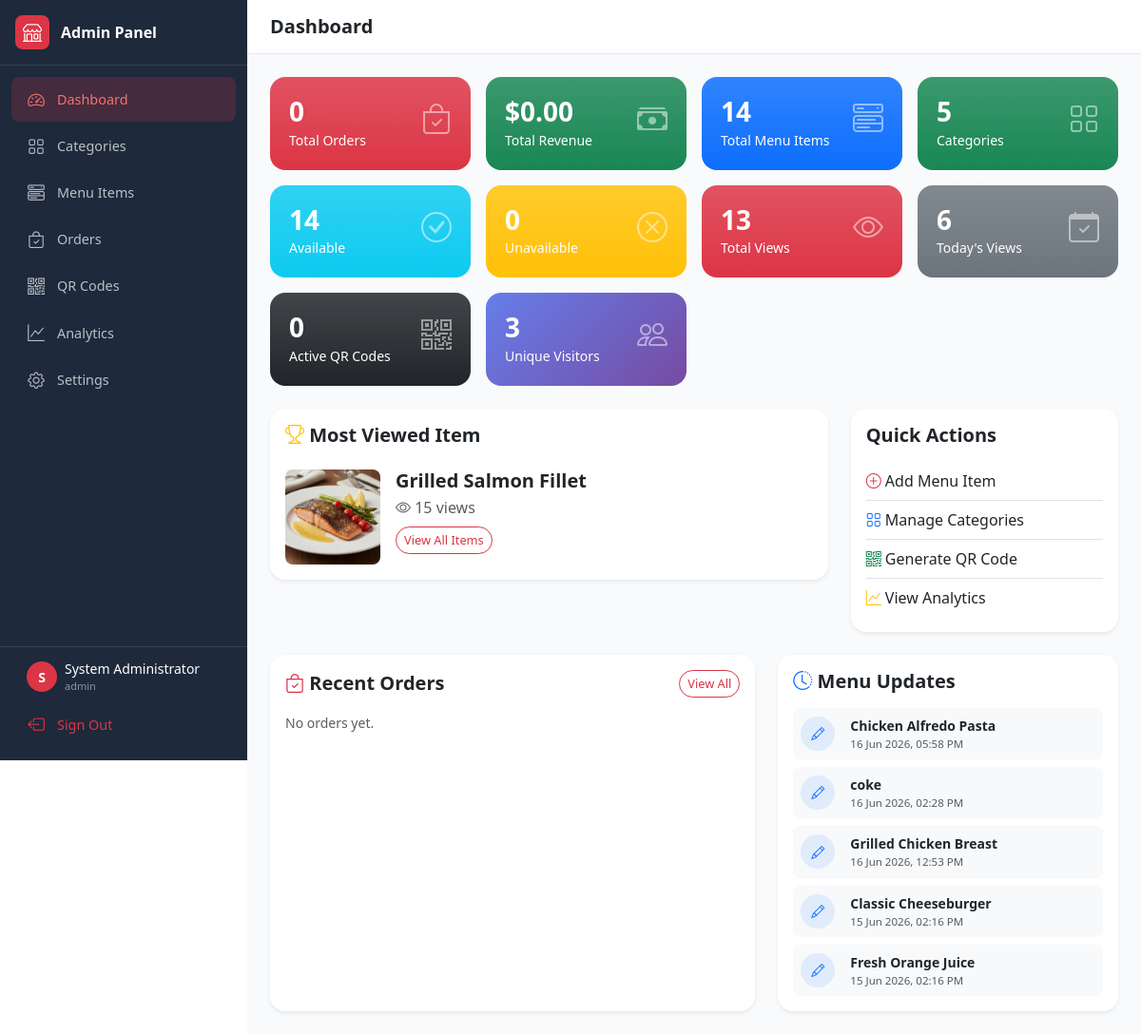
Page /admin/dashboard.php (signed in) on the committed database.
### tables this page shows
CREATE TABLE `menu_items` (
  `id` int(11) NOT NULL,
  `category_id` int(11) NOT NULL,
  `name` varchar(150) NOT NULL,
  `description` text DEFAULT NULL,
  `long_description` text DEFAULT NULL,
  `price` decimal(10,2) NOT NULL,
  `image` varchar(255) DEFAULT NULL,
  `ingredients` text DEFAULT NULL,
  `allergens` varchar(255) DEFAULT NULL,
  `preparation_time` int(11) DEFAULT 15,
  `calories` int(11) DEFAULT NULL,
  `is_available` tinyint(1) DEFAULT 1,
  `is_featured` tinyint(1) DEFAULT 0,
  `is_spicy` tinyint(1) DEFAULT 0,
  `is_vegetarian` tinyint(1) DEFAULT 0,
  `is_vegan` tinyint(1) DEFAULT 0,
  `is_gluten_free` tinyint(1) DEFAULT 0,
  `view_count` int(11) DEFAULT 0,
  `sort_order` int(11) DEFAULT 0,
  `created_at` timestamp NOT NULL DEFAULT current_timestamp(),
  `updated_at` timestamp NOT NULL DEFAULT current_timestamp() ON UPDATE current_timestamp()
);

### admin/dashboard.php (the view, shortened to what this page needs)
<?php
$pageTitle = 'Dashboard';
$activePage = 'dashboard';
$conn = dbConnect();
$totalOrders  = $conn->query("SELECT COUNT(*) as c FROM orders")->fetch_assoc()['c'];
$totalRevenue = $conn->query("SELECT COALESCE(SUM(total),0) as r FROM orders WHERE status='completed'")->fetch_assoc()['r'];
$totalItems = $conn->query("SELECT COUNT(*) as c FROM menu_items")->fetch_assoc()['c'];
$totalCategories = $conn->query("SELECT COUNT(*) as c FROM categories")->fetch_assoc()['c'];
$availableItems = $conn->query("SELECT COUNT(*) as c FROM menu_items WHERE is_available = 1")->fetch_assoc()['c'];
$unavailableItems = $conn->query("SELECT COUNT(*) as c FROM menu_items WHERE is_available = 0")->fetch_assoc()['c'];
$totalViews = $conn->query("SELECT COUNT(*) as c FROM menu_views")->fetch_assoc()['c'];
$todayViews = $conn->query("SELECT COUNT(*) as c FROM menu_views WHERE DATE(viewed_at) = CURDATE()")->fetch_assoc()['c'];
$totalQR = $conn->query("SELECT COUNT(*) as c FROM `tables` WHERE is_active = 1")->fetch_assoc()['c'];
$mostViewed = $conn->query("SELECT id, name, view_count, image FROM menu_items ORDER BY view_count DESC LIMIT 1")->fetch_assoc();
$recentUpdates = $conn->query("SELECT id, name, updated_at FROM menu_items ORDER BY updated_at DESC LIMIT 5");
$recentOrders = $conn->query("
    SELECT tracking_id, customer_name, table_number, table_uid, total, payment_method, created_at
    FROM orders
    ORDER BY created_at DESC
    LIMIT 8
");
include 'header.php';
?>
<div class="row g-3 mb-4">
    <div class="col-6 col-lg-3">
        <div class="stat-card bg-danger bg-gradient text-white">
            <div class="d-flex justify-content-between align-items-start">
                <div>
                    <h3 class="mb-0 fw-bold"><?= number_format($totalOrders) ?></h3>
                    <small>Total Orders</small>
                </div>
                <i class="bi bi-bag-check fs-2 opacity-50"></i>
            </div>
        </div>
    </div>
    <div class="col-6 col-lg-3">
        <div class="stat-card bg-success bg-gradient text-white">
            <div class="d-flex justify-content-between align-items-start">
                <div>
                    <h3 class="mb-0 fw-bold">$<?= number_format($totalRevenue, 2) ?></h3>
                    <small>Total Revenue</small>
                </div>
                <i class="bi bi-cash-stack fs-2 opacity-50"></i>
            </div>
        </div>
    </div>
    <div class="col-6 col-lg-3">
        <div class="stat-card bg-primary bg-gradient text-white">
            <div class="d-flex justify-content-between align-items-start">
                <div>
                    <h3 class="mb-0 fw-bold"><?= $totalItems ?></h3>
                    <small>Total Menu Items</small>
                </div>
                <i class="bi bi-menu-button-wide fs-2 opacity-50"></i>
            </div>
        </div>
    </div>
    <div class="col-6 col-lg-3">
        <div class="stat-card bg-success bg-gradient text-white">
            <div class="d-flex justify-content-between align-items-start">
                <div>
                    <h3 class="mb-0 fw-bold"><?= $totalCategories ?></h3>
                    <small>Categories</small>
                </div>
                <i class="bi bi-grid fs-2 opacity-50"></i>
            </div>
        </div>
    </div>
    <div class="col-6 col-lg-3">
        <div class="stat-card bg-info bg-gradient text-white">
            <div class="d-flex justify-content-between align-items-start">
                <div>
                    <h3 class="mb-0 fw-bold"><?= $availableItems ?></h3>
                    <small>Available</small>
                </div>
                <i class="bi bi-check-circle fs-2 opacity-50"></i>
            </div>
        </div>
    </div>
    <div class="col-6 col-lg-3">
        <div class="stat-card bg-warning bg-gradient text-white">
            <div class="d-flex justify-content-between align-items-start">
                <div>
                    <h3 class="mb-0 fw-bold"><?= $unavailableItems ?></h3>
                    <small>Unavailable</small>
                </div>
                <i class="bi bi-x-circle fs-2 opacity-50"></i>
            </div>
        </div>
    </div>
    <div class="col-6 col-lg-3">
        <div class="stat-card bg-danger bg-gradient text-white">
            <div class="d-flex justify-content-between align-items-start">
                <div>
                    <h3 class="mb-0 fw-bold"><?= $totalViews ?></h3>
                    <small>Total Views</small>
                </div>
                <i class="bi bi-eye fs-2 opacity-50"></i>
            </div>
        </div>
    </div>
    <div class="col-6 col-lg-3">
        <div class="stat-card bg-secondary bg-gradient text-white">
            <div class="d-flex justify-content-between align-items-start">
                <div>
                    <h3 class="mb-0 fw-bold"><?= $todayViews ?></h3>
                    <small>Today's Views</small>
                </div>
                <i class="bi bi-calendar-check fs-2 opacity-50"></i>
            </div>
    </div>
    </div>
    <div class="col-6 col-lg-3">
        <div class="stat-card bg-dark bg-gradient text-white">
            <div class="d-flex justify-content-between align-items-start">
                <div>
                    <h3 class="mb-0 fw-bold"><?= $totalQR ?></h3>
                    <small>Active QR Codes</small>
                </div>
                <i class="bi bi-qr-code fs-2 opacity-50"></i>
            </div>
        </div>
    </div>
    <div class="col-6 col-lg-3">
        <div class="stat-card" style="background: linear-gradient(135deg, #667eea, #764ba2); color: white;">
            <div class="d-flex justify-content-between align-items-start">
                <div>
                    <h3 class="mb-0 fw-bold"><?= $conn->query("SELECT COUNT(DISTINCT ip_address) as c FROM menu_views")->fetch_assoc()['c'] ?></h3>
                    <small>Unique Visitors</small>
                </div>
                <i class="bi bi-people fs-2 opacity-50"></i>
            </div>
        </div>
    </div>
</div>
<div class="row g-4">
    <div class="col-lg-8">
        <div class="card border-0 shadow-sm rounded-4">
            <div class="card-body">
                <h5 class="fw-bold mb-4"><i class="bi bi-trophy text-warning"></i> Most Viewed Item</h5>
                <?php if ($mostViewed): ?>
                <div class="d-flex gap-3">
                    <img src="../<?= $mostViewed['image'] ?>" class="rounded-3" style="width:100px;height:100px;object-fit:cover;">
                    <div>
                        <h5 class="fw-bold mb-1"><?= $mostViewed['name'] ?></h5>
                        <p class="text-muted mb-2"><i class="bi bi-eye"></i> <?= $mostViewed['view_count'] ?> views</p>
                        <a href="menu.php" class="btn btn-sm btn-outline-danger rounded-pill">View All Items</a>
                    </div>
                </div>
                <?php else: ?><p class="text-muted">No data yet.</p><?php endif; ?>
            </div>
        </div>
    </div>
    <div class="col-lg-4">
        <div class="card border-0 shadow-sm rounded-4">
            <div class="card-body">
                <h5 class="fw-bold mb-3">Quick Actions</h5>
                <div class="list-group list-group-flush">
                    <a href="menu.php?action=add" class="list-group-item list-group-item-action px-0"><i class="bi bi-plus-circle text-danger"></i> Add Menu Item</a>
                    <a href="categories.php" class="list-group-item list-group-item-action px-0"><i class="bi bi-grid text-primary"></i> Manage Categories</a>
                    <a href="qr.php" class="list-group-item list-group-item-action px-0"><i class="bi bi-qr-code text-success"></i> Generate QR Code</a>
                    <a href="analytics.php" class="list-group-item list-group-item-action px-0"><i class="bi bi-graph-up text-warning"></i> View Analytics</a>
                </div>
            </div>
        </div>
    </div>
</div>
<div class="row g-4 mt-0">
    <div class="col-lg-7">
        <div class="card border-0 shadow-sm rounded-4 h-100">
            <div class="card-body">
                <div class="d-flex justify-content-between align-items-center mb-3">
                    <h5 class="fw-bold mb-0"><i class="bi bi-bag-check text-danger"></i> Recent Orders</h5>
                    <a href="orders.php" class="btn btn-sm btn-outline-danger rounded-pill">View All</a>
                </div>
                <?php if ($recentOrders->num_rows === 0): ?>
                <p class="text-muted small">No orders yet.</p>
                <?php endif; ?>
            </div>
        </div>
    </div>
    <div class="col-lg-5">
        <div class="card border-0 shadow-sm rounded-4 h-100">
            <div class="card-body">
                <h5 class="fw-bold mb-3"><i class="bi bi-clock-history text-primary"></i> Menu Updates</h5>
                <?php if ($recentUpdates->num_rows === 0): ?>
                <p class="text-muted small">No updates yet.</p>
                <?php else: ?>
                <div class="d-flex flex-column gap-2">
                <?php while ($u = $recentUpdates->fetch_assoc()): ?>
                <div class="d-flex align-items-center gap-3 p-2 rounded-3 bg-light">
                    <div class="rounded-circle bg-primary bg-opacity-10 d-flex align-items-center justify-content-center flex-shrink-0" style="width:36px;height:36px;">
                        <i class="bi bi-pencil text-primary small"></i>
                    </div>
                    <div class="flex-grow-1">
                        <div class="fw-semibold small"><?= htmlspecialchars($u['name']) ?></div>
                        <div class="text-muted" style="font-size:.72rem;"><?= date('d M Y, h:i A', strtotime($u['updated_at'])) ?></div>
                    </div>
                </div>
                <?php endwhile; ?>
                </div>
                <?php endif; ?>
            </div>
        </div>
    </div>
</div>
<?php include 'footer.php'; ?>

### admin/header.php (shortened to what this page needs)
<!DOCTYPE html>
<html lang="en">
<head>
    <link href="https://cdn.jsdelivr.net/npm/bootstrap@5.3.2/dist/css/bootstrap.min.css" rel="stylesheet">
    <link rel="stylesheet" href="https://cdn.jsdelivr.net/npm/bootstrap-icons@1.11.1/font/bootstrap-icons.css">
    <link href="../css/admin.css" rel="stylesheet">
</head>
<body>
    <div class="admin-wrapper">
        <nav class="sidebar">
            <div class="sidebar-header">
                <div class="logo"><i class="bi bi-shop"></i></div>
                <span class="fw-bold text-white">Admin Panel</span>
            </div>
            <ul class="nav flex-column">
                <li><a href="dashboard.php" class="nav-link <?= $activePage == 'dashboard' ? 'active' : '' ?>"><i class="bi bi-speedometer2"></i> Dashboard</a></li>
                <li><a href="categories.php" class="nav-link <?= $activePage == 'categories' ? 'active' : '' ?>"><i class="bi bi-grid"></i> Categories</a></li>
                <li><a href="menu.php" class="nav-link <?= $activePage == 'menu' ? 'active' : '' ?>"><i class="bi bi-menu-button-wide"></i> Menu Items</a></li>
                <li><a href="orders.php" class="nav-link <?= $activePage == 'orders' ? 'active' : '' ?>"><i class="bi bi-bag-check"></i> Orders</a></li>
                <li><a href="qr.php" class="nav-link <?= $activePage == 'qr' ? 'active' : '' ?>"><i class="bi bi-qr-code"></i> QR Codes</a></li>
                <li><a href="analytics.php" class="nav-link <?= $activePage == 'analytics' ? 'active' : '' ?>"><i class="bi bi-graph-up"></i> Analytics</a></li>
                <li><a href="settings.php" class="nav-link <?= $activePage == 'settings' ? 'active' : '' ?>"><i class="bi bi-gear"></i> Settings</a></li>
            </ul>
            <div class="sidebar-footer">
                <div class="d-flex align-items-center gap-2 px-3 mb-2">
                    <div class="bg-danger rounded-circle d-flex align-items-center justify-content-center" style="width:32px;height:32px;">
                        <span class="text-white fw-bold small"><?= substr($_SESSION['admin_name'], 0, 1) ?></span>
                    </div>
                    <div class="text-white small">
                        <div class="fw-medium"><?= $_SESSION['admin_name'] ?></div>
                        <div class="text-white-50" style="font-size:11px;"><?= $_SESSION['admin_role'] ?></div>
                    </div>
                </div>
                <a href="logout.php" class="nav-link text-danger"><i class="bi bi-box-arrow-left"></i> Sign Out</a>
            </div>
        </nav>
        <div class="main-content">
            <header class="topbar">
                <h5 class="mb-0 fw-bold"><?= $pageTitle ?? 'Dashboard' ?></h5>
            </header>
            <div class="content-area">

### admin/footer.php (shortened to what this page needs)
            </div>
        </div>
    </div>
</body>
</html>

### css/admin.css (style rules this page uses)
:root { --sidebar-width: 260px; --primary: #dc3545; --sidebar-bg: #1e293b; --sidebar-hover: #334155; }
.admin-wrapper { display: flex; min-height: 100vh; }
.sidebar { width: var(--sidebar-width); background: var(--sidebar-bg); display: flex; flex-direction: column; position: fixed; height: 100vh; z-index: 1000; transition: transform 0.3s ease; }
.sidebar-header { padding: 1rem; border-bottom: 1px solid rgba(255,255,255,0.1); display: flex; align-items: center; gap: 0.75rem; }
.sidebar-header .logo { width: 36px; height: 36px; background: var(--primary); border-radius: 8px; display: flex; align-items: center; justify-content: center; color: white; font-size: 1.25rem; }
.sidebar .nav { flex: 1; padding: 0.75rem; overflow-y: auto; }
.sidebar .nav-link { color: rgba(255,255,255,0.7); padding: 0.65rem 1rem; border-radius: 8px; margin-bottom: 2px; font-size: 0.9rem; display: flex; align-items: center; gap: 0.75rem; transition: all 0.2s; }
.sidebar .nav-link:hover, .sidebar .nav-link.active { background: var(--sidebar-hover); color: white; }
.sidebar .nav-link.active { background: rgba(220,53,69,0.2); color: #f87171; }
.sidebar .nav-link i { font-size: 1.1rem; width: 20px; text-align: center; }
.sidebar-footer { padding: 0.75rem; border-top: 1px solid rgba(255,255,255,0.1); }
.main-content { flex: 1; margin-left: var(--sidebar-width); background: #f8fafc; min-height: 100vh; }
.topbar { background: white; padding: 1rem 1.5rem; border-bottom: 1px solid #e2e8f0; display: flex; align-items: center; gap: 1rem; position: sticky; top: 0; z-index: 100; }
.content-area { padding: 1.5rem; }
.stat-card { padding: 1.25rem; border-radius: 1rem; transition: all 0.2s; }
.card { border-radius: 1rem; border: none; }
.btn { font-weight: 500; }
.btn-sm { font-size: 0.8rem; }

### rows in the picture
menu_items: image (picture), name "Grilled Salmon Fillet", view_count "15"
menu_items: name "Chicken Alfredo Pasta", updated_at "16 Jun 2026, 05:58 PM"
menu_items: name "coke", updated_at "16 Jun 2026, 02:28 PM"
menu_items: name "Grilled Chicken Breast", updated_at "16 Jun 2026, 12:53 PM"
menu_items: name "Classic Cheeseburger", updated_at "15 Jun 2026, 02:16 PM"
menu_items: name "Fresh Orange Juice", updated_at "15 Jun 2026, 02:16 PM"

### other values in the picture
substr($_SESSION['admin_name'], 0, 1) "S"
$_SESSION['admin_name'] "System Administrator"
$_SESSION['admin_role'] "admin"
$pageTitle "Dashboard"
$totalOrders "0"
$totalRevenue "0.00"
$totalItems "14"
$totalCategories "5"
$availableItems "14"
$unavailableItems "0"
$totalViews "13"
$todayViews "6"
$totalQR "0"
